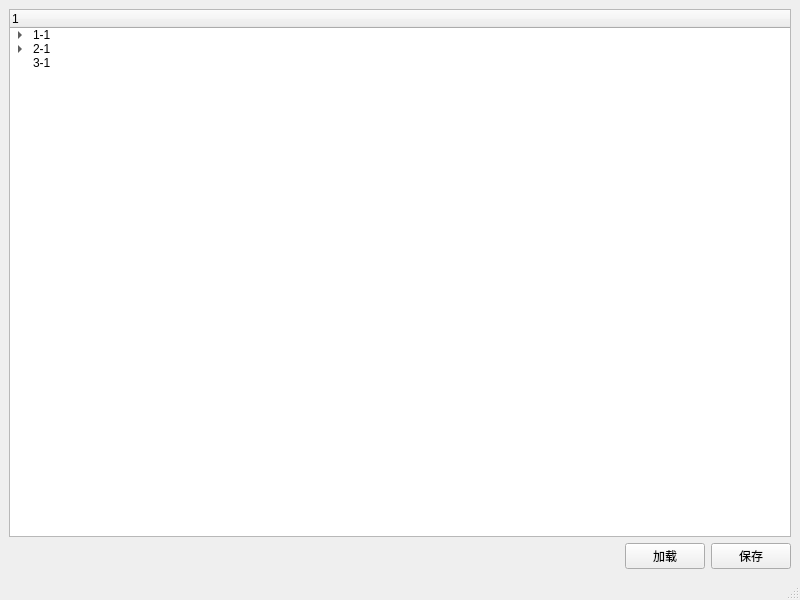
<?xml version="1.0" encoding="UTF-8"?>
<ui version="4.0">
 <class>MainWindow</class>
 <widget class="QMainWindow" name="MainWindow">
  <property name="geometry">
   <rect>
    <x>0</x>
    <y>0</y>
    <width>800</width>
    <height>600</height>
   </rect>
  </property>
  <property name="windowTitle">
   <string>MainWindow</string>
  </property>
  <widget class="QWidget" name="centralwidget">
   <layout class="QGridLayout" name="gridLayout">
    <item row="0" column="0">
     <layout class="QVBoxLayout" name="verticalLayout">
      <item>
       <widget class="QTreeWidget" name="treeWidget">
        <column>
         <property name="text">
          <string>1</string>
         </property>
        </column>
        <item>
         <property name="text">
          <string>1-1</string>
         </property>
         <item>
          <property name="text">
           <string>1-1-1</string>
          </property>
          <item>
           <property name="text">
            <string>1-1---1-1--1-1</string>
           </property>
          </item>
         </item>
         <item>
          <property name="text">
           <string>1-1-1</string>
          </property>
         </item>
        </item>
        <item>
         <property name="text">
          <string>2-1</string>
         </property>
         <item>
          <property name="text">
           <string>2-1-1</string>
          </property>
         </item>
        </item>
        <item>
         <property name="text">
          <string>3-1</string>
         </property>
        </item>
       </widget>
      </item>
      <item>
       <layout class="QHBoxLayout" name="horizontalLayout">
        <item>
         <spacer name="horizontalSpacer">
          <property name="orientation">
           <enum>Qt::Horizontal</enum>
          </property>
          <property name="sizeHint" stdset="0">
           <size>
            <width>40</width>
            <height>20</height>
           </size>
          </property>
         </spacer>
        </item>
        <item>
         <widget class="QPushButton" name="mButtonLoad">
          <property name="text">
           <string>加载</string>
          </property>
         </widget>
        </item>
        <item>
         <widget class="QPushButton" name="mButtonSave">
          <property name="text">
           <string>保存</string>
          </property>
         </widget>
        </item>
       </layout>
      </item>
     </layout>
    </item>
   </layout>
  </widget>
  <widget class="QMenuBar" name="menubar">
   <property name="geometry">
    <rect>
     <x>0</x>
     <y>0</y>
     <width>800</width>
     <height>21</height>
    </rect>
   </property>
  </widget>
  <widget class="QStatusBar" name="statusbar"/>
 </widget>
 <resources/>
 <connections/>
</ui>
